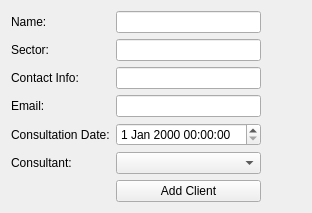
                <widget class="QWidget" name="clientAddTab">
                 <property name="contextMenuPolicy">
                  <enum>Qt::ContextMenuPolicy::PreventContextMenu</enum>
                 </property>
                 <attribute name="title">
                  <string>Add Client</string>
                 </attribute>
                 <layout class="QGridLayout" name="clientAddGridLayout">
                  <item row="5" column="1">
                   <widget class="QComboBox" name="clientConsultantComboBox">
                    <property name="placeholderText">
                     <string>Select Consultant...</string>
                    </property>
                   </widget>
                  </item>
                  <item row="4" column="1">
                   <widget class="QDateTimeEdit" name="clientConsultationDateEdit">
                    <property name="minimumSize">
                     <size>
                      <width>125</width>
                      <height>0</height>
                     </size>
                    </property>
                   </widget>
                  </item>
                  <item row="2" column="0">
                   <widget class="QLabel" name="clientContactLabel">
                    <property name="text">
                     <string>Contact Info:</string>
                    </property>
                   </widget>
                  </item>
                  <item row="1" column="0">
                   <widget class="QLabel" name="clientSectorLabel">
                    <property name="text">
                     <string>Sector:</string>
                    </property>
                   </widget>
                  </item>
                  <item row="2" column="1">
                   <widget class="QLineEdit" name="clientContactInfoInput"/>
                  </item>
                  <item row="5" column="0">
                   <widget class="QLabel" name="clientConsultantLabel">
                    <property name="text">
                     <string>Consultant:</string>
                    </property>
                   </widget>
                  </item>
                  <item row="6" column="1">
                   <widget class="QPushButton" name="clientAddButton">
                    <property name="text">
                     <string>Add Client</string>
                    </property>
                   </widget>
                  </item>
                  <item row="1" column="1">
                   <widget class="QLineEdit" name="clientSectorInput"/>
                  </item>
                  <item row="0" column="2" rowspan="7">
                   <spacer name="clientAddHorizontalSpacer">
                    <property name="orientation">
                     <enum>Qt::Orientation::Horizontal</enum>
                    </property>
                    <property name="sizeHint" stdset="0">
                     <size>
                      <width>40</width>
                      <height>20</height>
                     </size>
                    </property>
                   </spacer>
                  </item>
                  <item row="0" column="0">
                   <widget class="QLabel" name="clientNameLabel">
                    <property name="text">
                     <string>Name:</string>
                    </property>
                   </widget>
                  </item>
                  <item row="0" column="1">
                   <widget class="QLineEdit" name="clientNameInput"/>
                  </item>
                  <item row="4" column="0">
                   <widget class="QLabel" name="clientConsultationDateLabel">
                    <property name="text">
                     <string>Consultation Date:</string>
                    </property>
                   </widget>
                  </item>
                  <item row="3" column="1">
                   <widget class="QLineEdit" name="clientEmailInput"/>
                  </item>
                  <item row="3" column="0">
                   <widget class="QLabel" name="clientEmailLabel">
                    <property name="text">
                     <string>Email:</string>
                    </property>
                   </widget>
                  </item>
                 </layout>
                </widget>
